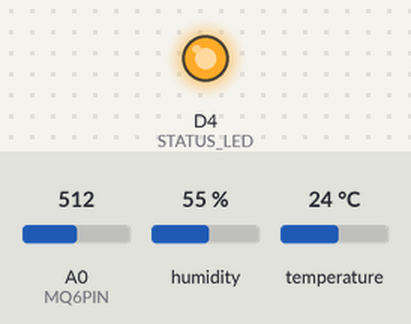
Recording of a sketch running on a simulated ESP8266 (NodeMCU). Parts: output pins drawn as LEDs (lit = HIGH). Inputs (shaded band) come from the test bench; at power-on: temperature 24 °C, A0 (MQ6PIN) = 512, humidity 55 %. WiFi joins after 1.5 s; servers stay silent unless stated; a WiFi scan finds three made-up networks; uploads are accepted with an empty reply; what the sketch prints to the serial monitor is not drawn.

Above: at 6.7 s.
6.8 s: temperature set to 2 °C
At 8.1 s:
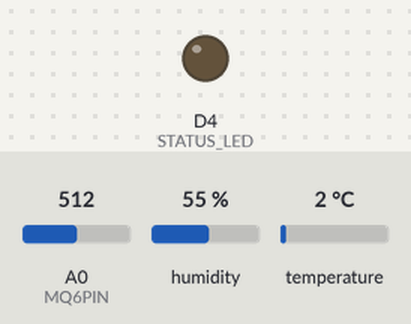
11.6 s: A0 (MQ6PIN) set to 716
21.7 s: temperature set to 12 °C
31.9 s: A0 (MQ6PIN) set to 810
Timing chart, 0 to 42.9 s (numbered marks = the images above; inputs shaded):
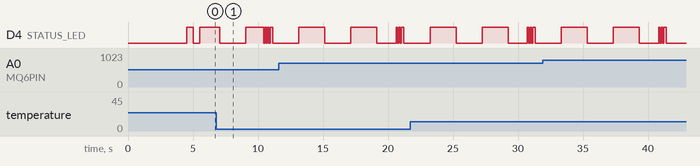

The sketch:

esp32_aqi_sensor.ino
```cpp
#include <ESP8266WiFi.h>
#include <ESP8266HTTPClient.h>
#include <WiFiClient.h>
#include <WiFiClientSecure.h>
#include <ArduinoJson.h>
#include <DHT.h>

// ===================== CONFIGURATION =====================
// WiFi credentials - YOUR VALUES
const char* ssid = "107108109";        // Try 2.4GHz network (remove -5G)
const char* password = "107-108-109";

// API Configuration
const char* serverUrlHTTPS = "https://aqi-one.vercel.app/api/sensor-data/ingest";
const char* serverUrlHTTP = "http://aqi-one.vercel.app/api/sensor-data/ingest";
const char* localServerUrl = "http://192.168.0.147:3000/api/sensor-data/ingest";
const char* apiKey = "esp32-secret-key-2025-aqi-sensor-secure";

// Server configuration
const char* prodHost = "aqi-one.vercel.app";
const int httpsPort = 443;
const int httpPort = 3000;

// Try production first, then local development server
bool useProduction = true;

// Hardware Configuration - ESP8266 NodeMCU pins
#define DHTPIN D2                   // DHT11 data pin (NodeMCU D2 = GPIO4)
#define DHTTYPE DHT11               // DHT11 sensor type
const int MQ6PIN = A0;              // MQ6 analog pin (NodeMCU A0)
const int STATUS_LED = LED_BUILTIN; // Built-in LED (NodeMCU D0/GPIO16)

// Timing Configuration
const unsigned long SEND_INTERVAL = 10000;    // Send data every 10 seconds
const unsigned long SENSOR_WARMUP = 5000;     // 5 second warmup for MQ6
const unsigned long WIFI_TIMEOUT = 10000;     // 10 second WiFi connection timeout

// ===================== GLOBAL VARIABLES =====================
DHT dht(DHTPIN, DHTTYPE);
unsigned long lastSendTime = 0;
unsigned long lastWiFiCheck = 0;
unsigned long sensorStartTime = 0;
bool sensorsReady = false;
int consecutiveFailures = 0;
const int MAX_FAILURES = 5;

// Sensor readings structure
struct SensorData {
  float temperature;
  float humidity;
  int gasValue;           // Raw analog value from MQ6
  int gasConcentration;   // Calculated gas concentration
  float aqi;
  bool valid;
};

// Function declarations
bool sendDataRequest(HTTPClient &http, SensorData data, String serverType);

// ===================== SETUP FUNCTION =====================
void setup() {
  Serial.begin(115200);
  delay(2000);

  Serial.println("\n========================================");
  Serial.println("  ESP8266 NodeMCU Air Quality Monitor");
  Serial.println("    DHT11 + MQ6 Configuration");
  Serial.println("    Production: aqi-one.vercel.app");
  Serial.println("========================================\n");

  // Initialize pins
  pinMode(STATUS_LED, OUTPUT);
  digitalWrite(STATUS_LED, LOW);

  // Initialize DHT11 sensor
  Serial.print("Initializing DHT11 sensor... ");
  dht.begin();
  Serial.println("✅ SUCCESS");
  Serial.println("DHT11 sensor initialized on pin D2 (GPIO4)");

  // Initialize MQ6
  Serial.print("Initializing MQ6 sensor on pin A0... ");
  pinMode(MQ6PIN, INPUT);
  Serial.println("✅ SUCCESS");

  // Start sensor warmup
  sensorStartTime = millis();
  Serial.println("🔥 Warming up sensors (5 seconds)...");

  // Connect to WiFi
  connectToWiFi();

  Serial.println("\n🚀 Setup complete! Starting main loop...\n");
}

// ===================== MAIN LOOP =====================
void loop() {
  unsigned long currentTime = millis();

  // Check if sensors are warmed up
  if (!sensorsReady && (currentTime - sensorStartTime >= SENSOR_WARMUP)) {
    sensorsReady = true;
    Serial.println("🌡️ DHT11 + MQ6 sensors warmed up and ready!");
    digitalWrite(STATUS_LED, HIGH);
  }

  // Check WiFi connection every 30 seconds
  if (currentTime - lastWiFiCheck >= 30000) {
    checkWiFiConnection();
    lastWiFiCheck = currentTime;
  }

  // Send sensor data at regular intervals
  if (sensorsReady && (currentTime - lastSendTime >= SEND_INTERVAL)) {
    lastSendTime = currentTime;

    SensorData data = readSensors();

    if (data.valid) {
      printSensorData(data);

      if (WiFi.status() == WL_CONNECTED) {
        sendDataToServer(data);
      } else {
        Serial.println("⚠️ WiFi disconnected, attempting reconnection...");
        connectToWiFi();
      }
    } else {
      Serial.println("❌ Sensor reading failed, skipping transmission");
      consecutiveFailures++;

      if (consecutiveFailures >= MAX_FAILURES) {
        Serial.println("🔄 Too many failures, restarting ESP8266...");
        ESP.restart();
      }
    }
  }

  // Blink status LED
  if (sensorsReady && WiFi.status() == WL_CONNECTED) {
    blinkStatusLED();
  }

  delay(100); // Small delay to prevent watchdog issues
}

// ===================== SENSOR FUNCTIONS =====================
SensorData readSensors() {
  SensorData data;
  data.valid = false;

  // Read DHT11 sensor
  float humidity = dht.readHumidity();
  float temperature = dht.readTemperature();

  // Check if DHT11 readings are valid
  if (isnan(temperature) || isnan(humidity)) {
    Serial.println("❌ Failed to read from DHT11! Check wiring.");
    return data;
  }

  data.temperature = temperature;
  data.humidity = humidity;

  // Read MQ6 sensor (multiple samples for accuracy)
  long mq6Sum = 0;
  const int samples = 10;

  for (int i = 0; i < samples; i++) {
    mq6Sum += analogRead(MQ6PIN);
    delay(10);
  }

  int mq6Average = mq6Sum / samples;
  data.gasValue = mq6Average;

  // Convert analog reading to gas concentration
  // MQ6 is for LPG/propane - adjust mapping as needed
  data.gasConcentration = map(mq6Average, 0, 1023, 100, 1000);

  // Calculate AQI based on gas readings
  data.aqi = calculateAQI(data.gasConcentration);

  // Validate readings
  if (data.temperature > -40 && data.temperature < 85 &&
      data.humidity >= 0 && data.humidity <= 100 &&
      data.gasValue >= 0) {
    data.valid = true;
    consecutiveFailures = 0; // Reset failure counter
  }

  return data;
}

float calculateAQI(int gasConcentration) {
  float aqi = 0;

  // Simple AQI calculation for MQ6 (LPG/propane sensor)
  // Adjust these thresholds based on your sensor and environment
  if (gasConcentration <= 150) {
    aqi = map(gasConcentration, 100, 150, 0, 50);        // Good
  } else if (gasConcentration <= 250) {
    aqi = map(gasConcentration, 151, 250, 51, 100);      // Moderate
  } else if (gasConcentration <= 400) {
    aqi = map(gasConcentration, 251, 400, 101, 150);     // Unhealthy for Sensitive
  } else if (gasConcentration <= 600) {
    aqi = map(gasConcentration, 401, 600, 151, 200);     // Unhealthy
  } else if (gasConcentration <= 800) {
    aqi = map(gasConcentration, 601, 800, 201, 300);     // Very Unhealthy
  } else {
    aqi = 300 + (gasConcentration - 800) * 0.25;         // Hazardous
  }

  // Ensure AQI stays within 0-500 range
  return constrain(aqi, 0, 500);
}

void printSensorData(SensorData data) {
  Serial.println("\n📊 ===== SENSOR READINGS =====");
  Serial.printf("🌡️  Temperature: %.2f°C\n", data.temperature);
  Serial.printf("💧  Humidity: %.2f%%\n", data.humidity);
  Serial.printf("🔥  MQ6 Raw Value: %d\n", data.gasValue);
  Serial.printf("💨  Gas Concentration: %d ppm\n", data.gasConcentration);
  Serial.printf("🍃  Air Quality Index: %.1f\n", data.aqi);

  // Air quality status
  String aqiStatus = getAQIStatus(data.aqi);
  Serial.printf("📈  Air Quality: %s\n", aqiStatus.c_str());
  Serial.println("=============================\n");
}

String getAQIStatus(float aqi) {
  if (aqi <= 50) return "Good 😊";
  else if (aqi <= 100) return "Moderate 😐";
  else if (aqi <= 150) return "Unhealthy for Sensitive 😷";
  else if (aqi <= 200) return "Unhealthy 😨";
  else if (aqi <= 300) return "Very Unhealthy 🤢";
  else return "Hazardous ☠️";
}

// ===================== WIFI FUNCTIONS =====================
void connectToWiFi() {
  Serial.println("🔍 Scanning for WiFi networks...");
  int n = WiFi.scanNetworks();
  Serial.println("Networks found: " + String(n));
  for (int i = 0; i < n; ++i) {
    Serial.println("  " + String(i + 1) + ": " + WiFi.SSID(i) + " (" + String(WiFi.RSSI(i)) + " dBm)");
  }
  Serial.println();

  Serial.print("📡 Connecting to WiFi: " + String(ssid) + " ");
  WiFi.begin(ssid, password);

  unsigned long startTime = millis();
  while (WiFi.status() != WL_CONNECTED && millis() - startTime < WIFI_TIMEOUT) {
    delay(500);
    Serial.print(".");
    digitalWrite(STATUS_LED, !digitalRead(STATUS_LED)); // Blink during connection
  }

  if (WiFi.status() == WL_CONNECTED) {
    Serial.println(" ✅ CONNECTED!");
    Serial.println("📍 IP Address: " + WiFi.localIP().toString());
    Serial.println("📶 Signal Strength: " + String(WiFi.RSSI()) + " dBm");
    digitalWrite(STATUS_LED, HIGH);
  } else {
    Serial.println(" ❌ FAILED!");
    Serial.println("⚠️ WiFi Status Code: " + String(WiFi.status()));
    Serial.println("⚠️ Check WiFi credentials and signal strength");
    Serial.println("💡 Make sure you're using 2.4GHz network (ESP8266 doesn't support 5GHz)");
    digitalWrite(STATUS_LED, LOW);
  }
}

void checkWiFiConnection() {
  if (WiFi.status() != WL_CONNECTED) {
    Serial.println("⚠️ WiFi connection lost. Reconnecting...");
    connectToWiFi();
  }
}

// ===================== DATA TRANSMISSION =====================
void sendDataToServer(SensorData data) {
  // Network diagnostics
  Serial.println("🔍 Network Diagnostics:");
  Serial.println("ESP8266 IP: " + WiFi.localIP().toString());
  Serial.println("Gateway: " + WiFi.gatewayIP().toString());

  HTTPClient http;
  bool success = false;

  // Try production server first (HTTPS)
  if (useProduction) {
    Serial.println("🌐 Trying Production HTTPS: " + String(serverUrlHTTPS));
    WiFiClientSecure secureClient;
    secureClient.setInsecure(); // Skip SSL certificate verification for simplicity
    secureClient.setBufferSizes(1024, 1024); // Reduce buffer size for ESP8266
    secureClient.setTimeout(15000); // Set client timeout

    if (http.begin(secureClient, serverUrlHTTPS)) {
      http.addHeader("Content-Type", "application/json");
      http.addHeader("x-api-key", apiKey);
      http.setTimeout(15000); // 15 second timeout for HTTPS
      http.setFollowRedirects(HTTPC_STRICT_FOLLOW_REDIRECTS); // Follow redirects

      success = sendDataRequest(http, data, "Production HTTPS");
      http.end();

      if (success) return; // Success! Exit function

      Serial.println("⚠️ Production HTTPS failed, trying Production HTTP...");
    }

    // Try HTTP to production if HTTPS fails
    Serial.println("🌐 Trying Production HTTP: " + String(serverUrlHTTP));
    WiFiClient client;

    if (http.begin(client, serverUrlHTTP)) {
      http.addHeader("Content-Type", "application/json");
      http.addHeader("x-api-key", apiKey);
      http.setTimeout(10000); // 10 second timeout for HTTP
      http.setFollowRedirects(HTTPC_STRICT_FOLLOW_REDIRECTS); // Follow redirects automatically

      success = sendDataRequest(http, data, "Production HTTP");
      http.end();

      if (success) return; // Success! Exit function

      Serial.println("⚠️ Production servers failed, trying local development server...");
      useProduction = false; // Switch to local for next attempts
    }
  }

  // Fallback to local development server (HTTP)
  if (!success) {
    Serial.println("🏠 Trying Local: " + String(localServerUrl));
    WiFiClient client;

    if (http.begin(client, localServerUrl)) {
      http.addHeader("Content-Type", "application/json");
      http.addHeader("x-api-key", apiKey);
      http.setTimeout(10000); // 10 second timeout for HTTP
      http.setFollowRedirects(HTTPC_STRICT_FOLLOW_REDIRECTS); // Follow redirects

      success = sendDataRequest(http, data, "Local HTTP");
      http.end();

      if (success) {
        useProduction = true; // Reset for next time
        return;
      }
    }
  }

  if (!success) {
    Serial.println("❌ All servers failed!");
    consecutiveFailures++;
  }
}

bool sendDataRequest(HTTPClient &http, SensorData data, String serverType) {
  Serial.print("📤 Sending to " + serverType + "... ");

  // Create JSON payload
  StaticJsonDocument<300> doc;
  doc["temperature"] = round(data.temperature * 100) / 100.0; // 2 decimal places
  doc["humidity"] = round(data.humidity * 100) / 100.0;
  doc["aqi"] = round(data.aqi * 10) / 10.0; // 1 decimal place
  doc["gasConcentration"] = data.gasConcentration;
  doc["deviceId"] = "ESP8266_DHT11_MQ6";
  doc["metadata"]["gasRawValue"] = data.gasValue;
  doc["metadata"]["sensorType"] = "DHT11+MQ6";
  doc["metadata"]["board"] = "NodeMCU_v1.0";
  doc["metadata"]["rssi"] = WiFi.RSSI();
  doc["metadata"]["freeHeap"] = ESP.getFreeHeap();

  String jsonString;
  serializeJson(doc, jsonString);

  Serial.println("\n🔍 Debug Info:");
  Serial.println("JSON Payload: " + jsonString);
  Serial.println("Content-Length: " + String(jsonString.length()));

  // Send POST request
  int httpResponseCode = http.POST(jsonString);

  if (httpResponseCode > 0) {
    String response = http.getString();

    if (httpResponseCode == 200) {
      Serial.println("✅ SUCCESS");
      Serial.println("📥 Server Response: " + response);
      blinkSuccess();
      consecutiveFailures = 0; // Reset failure counter
      return true;
    } else if (httpResponseCode == 301 || httpResponseCode == 302 || httpResponseCode == 308) {
      Serial.println("🔄 Redirect " + String(httpResponseCode) + " - should be handled automatically");
      Serial.println("📥 Response: " + response);
      return false; // Let it try the next method
    } else {
      Serial.println("⚠️ HTTP " + String(httpResponseCode));
      Serial.println("📥 Response: " + response);
      return false;
    }
  } else {
    Serial.println("❌ FAILED");
    Serial.println("💥 Error: " + String(httpResponseCode));
    return false;
  }
}

// ===================== LED FUNCTIONS =====================
void blinkStatusLED() {
  static unsigned long lastBlink = 0;
  if (millis() - lastBlink > 2000) { // Blink every 2 seconds when running normally
    digitalWrite(STATUS_LED, !digitalRead(STATUS_LED));
    lastBlink = millis();
  }
}

void blinkSuccess() {
  for (int i = 0; i < 3; i++) {
    digitalWrite(STATUS_LED, LOW);
    delay(100);
    digitalWrite(STATUS_LED, HIGH);
    delay(100);
  }
}

void blinkError() {
  while (true) {
    digitalWrite(STATUS_LED, HIGH);
    delay(200);
    digitalWrite(STATUS_LED, LOW);
    delay(200);
  }
}

// ===================== UTILITY FUNCTIONS =====================
float mapFloat(float x, float in_min, float in_max, float out_min, float out_max) {
  return (x - in_min) * (out_max - out_min) / (in_max - in_min) + out_min;
}

void printSystemInfo() {
  Serial.println("\n🖥️ ===== SYSTEM INFORMATION =====");
  Serial.println("💾 Free Heap: " + String(ESP.getFreeHeap()) + " bytes");
  Serial.println("🔄 Uptime: " + String(millis() / 1000) + " seconds");
  Serial.println("📶 WiFi RSSI: " + String(WiFi.RSSI()) + " dBm");
  Serial.println("🌐 IP Address: " + WiFi.localIP().toString());
  Serial.println("================================\n");
}
```
